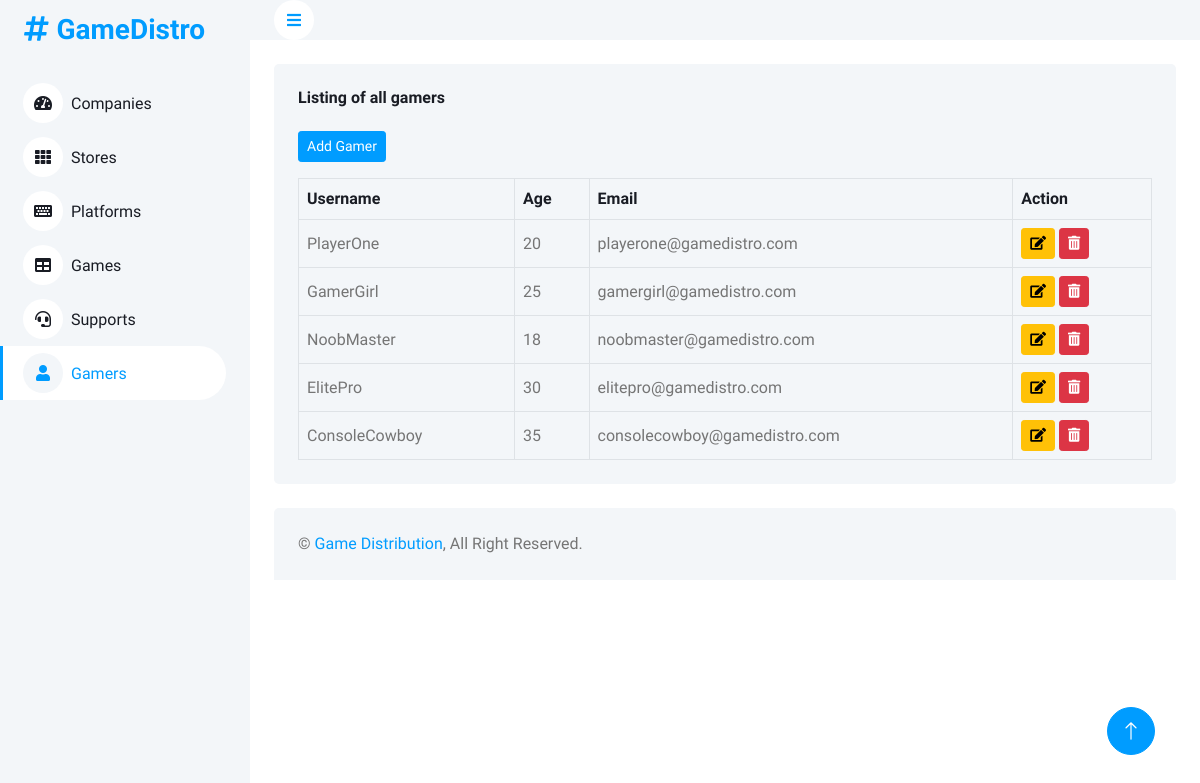
The page /gamers.php on the database its author committed.
### tables this page shows
CREATE TABLE `Gamer` (
                         `GamerID` int(11) NOT NULL,
                         `Username` varchar(255) NOT NULL,
                         `Age` int(11) DEFAULT NULL,
                         `Email` varchar(255) DEFAULT NULL
);

### database/dbconfig.php (called while the page is built, shortened)
<?php
class DatabaseConnection {
    private $host = 'localhost';
    private $database = 'u568098831_gamedistro';
    private $user = 'u568098831_gamedistro';
    private $password = 'gamedistro1A!';
    private $conn;
    public function __construct() {
        try {
            $this->conn = new PDO("mysql:host=$this->host;dbname=$this->database", $this->user, $this->password);
            $this->conn->setAttribute(PDO::ATTR_ERRMODE, PDO::ERRMODE_EXCEPTION);
        } catch (PDOException $e) {
            die("Connection failed: " . $e->getMessage());
        }
    }
    public function query($sql) {
        return $this->conn->query($sql);
    }
}

### gamers.php (the view, shortened to what this page needs)
<?php
require 'database/dbconfig.php';
$db = new DatabaseConnection();
?>
<!DOCTYPE html>
<html lang="en">
<head>
    <link href="https://cdnjs.cloudflare.com/ajax/libs/font-awesome/5.10.0/css/all.min.css" rel="stylesheet">
    <link href="https://cdn.jsdelivr.net/npm/bootstrap-icons@1.4.1/font/bootstrap-icons.css" rel="stylesheet">
    <link href="css/bootstrap.min.css" rel="stylesheet">
    <link href="css/style.css" rel="stylesheet">
</head>
<body>
    <div class="container-xxl position-relative bg-white d-flex p-0">
        <div class="sidebar pe-4 pb-3">
            <nav class="navbar bg-light navbar-light">
                <a href="index.php" class="navbar-brand mx-4 mb-3">
                    <h3 class="text-primary"><i class="fa fa-hashtag me-2"></i>GameDistro</h3>
                </a>
                <div class="navbar-nav w-100">
                    <a href="index.php" class="nav-item nav-link"><i class="fa fa-tachometer-alt me-2"></i>Companies</a>
                    <a href="stores.php" class="nav-item nav-link"><i class="fa fa-th me-2"></i>Stores</a>
                    <a href="platforms.php" class="nav-item nav-link"><i class="fa fa-keyboard me-2"></i>Platforms</a>
                    <a href="games.php" class="nav-item nav-link"><i class="fa fa-table me-2"></i>Games</a>
                    <a href="supports.php" class="nav-item nav-link"><i class="fa fa-headset me-2"></i>Supports</a>
                    <a href="gamers.php" class="nav-item nav-link active"><i class="fa fa-user me-2"></i>Gamers</a>
                </div>
            </nav>
        </div>
        <div class="content">
            <nav class="navbar navbar-expand bg-light navbar-light sticky-top px-4 py-0">
                <a href="#" class="sidebar-toggler flex-shrink-0">
                    <i class="fa fa-bars"></i>
                </a>
            </nav>
            <div class="container-fluid pt-4 px-4">
                <div class="bg-light text-center rounded p-4">
                    <div class="d-flex align-items-center justify-content-between mb-4">
                        <h6 class="mb-0">Listing of all gamers</h6>
                    </div>
                    <div class="mb-3 d-flex justify-content-start">
                        <button onclick="openModal('add')" class="btn btn-sm btn-primary">Add Gamer</button>
                    </div>
                    <div class="table-responsive">
                        <table class="table text-start align-middle table-bordered table-hover mb-0">
                            <thead>
                                <tr class="text-dark">
                                    <th scope="col">Username</th>
                                    <th scope="col">Age</th>
                                    <th scope="col">Email</th>
                                    <th scope="col">Action</th>
                                </tr>
                            </thead>
                            <tbody>
                            <?php
                            $sql = "SELECT * FROM Gamer;";
                            $statement = $db->query($sql);
                            if ($statement->rowCount() > 0) {
                                $rows = $statement->fetchAll(PDO::FETCH_ASSOC);
                                foreach ($rows as $row) {
                                    ?>
                                    <tr>
                                        <td><?php echo $row['Username'] ?></td>
                                        <td><?php echo $row['Age'] ?></td>
                                        <td><?php echo $row['Email'] ?></td>
                                        <td>
                                            <button onclick="openModal('update',<?= $row['GamerID'] ?>)" class="btn btn-sm btn-warning"><i class="fa fa-edit"></i></button>
                                            <button onclick="deleteGamer(<?= $row['GamerID'] ?>)" class="btn btn-sm btn-danger"><i class="fa fa-trash-alt"></i></button>
                                        </td>
                                    </tr>
                                <?php }
                            } else { ?>
                                <tr>
                                    <td class="text-center" colspan="4">No gamers</td>
                                </tr>
                            <?php } ?>
                            </tbody>
                        </table>
                    </div>
                </div>
            </div>
            <div class="container-fluid pt-4 px-4">
                <div class="bg-light rounded-top p-4">
                    <div class="row">
                        <div class="col-12 col-sm-6 text-center text-sm-start">
                            &copy; <a href="index.php">Game Distribution</a>, All Right Reserved.
                        </div>
                    </div>
                </div>
            </div>
        </div>
        <a href="#" class="btn btn-lg btn-primary btn-lg-square back-to-top"><i class="bi bi-arrow-up"></i></a>
    </div>
</body>
</html>

### css/style.css (style rules this page uses)
:root { --primary: #009CFF; --light: #F3F6F9; --dark: #191C24; }
.back-to-top { position: fixed; display: none; right: 45px; bottom: 45px; z-index: 99; }
.btn { transition: .5s; }
.btn.btn-primary { color: #FFFFFF; }
.btn-lg-square { width: 48px; height: 48px; }
.btn-square, .btn-sm-square, .btn-lg-square { padding: 0; display: inline-flex; align-items: center; justify-content: center; font-weight: normal; border-radius: 50px; }
.sidebar { position: fixed; top: 0; left: 0; bottom: 0; width: 250px; height: 100vh; overflow-y: auto; background: var(--light); transition: 0.5s; z-index: 999; }
.content { margin-left: 250px; min-height: 100vh; background: #FFFFFF; transition: 0.5s; }
@media (min-width: 992px) { .sidebar { margin-left: 0; } }
@media (min-width: 992px) { .content { width: calc(100% - 250px); } }
.sidebar .navbar .navbar-nav .nav-link { padding: 7px 20px; color: var(--dark); font-weight: 500; border-left: 3px solid var(--light); border-radius: 0 30px 30px 0; outline: none; }
.sidebar .navbar .navbar-nav .nav-link:hover, .sidebar .navbar .navbar-nav .nav-link.active { color: var(--primary); background: #FFFFFF; border-color: var(--primary); }
.sidebar .navbar .navbar-nav .nav-link i { width: 40px; height: 40px; display: inline-flex; align-items: center; justify-content: center; background: #FFFFFF; border-radius: 40px; }
.sidebar .navbar .navbar-nav .nav-link:hover i, .sidebar .navbar .navbar-nav .nav-link.active i { background: var(--light); }
.content .navbar .sidebar-toggler, .content .navbar .navbar-nav .nav-link i { width: 40px; height: 40px; display: inline-flex; align-items: center; justify-content: center; background: #FFFFFF; border-radius: 40px; }

### rows shown on the page
gamer: Username "PlayerOne", Age "20", Email "playerone@gamedistro.com"
gamer: Username "GamerGirl", Age "25", Email "gamergirl@gamedistro.com"
gamer: Username "NoobMaster", Age "18", Email "noobmaster@gamedistro.com"
gamer: Username "ElitePro", Age "30", Email "elitepro@gamedistro.com"
gamer: Username "ConsoleCowboy", Age "35", Email "consolecowboy@gamedistro.com"
